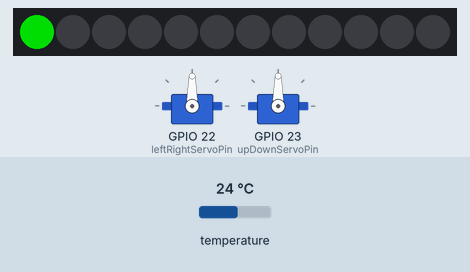
Simulated run of this sketch. Board: ESP32. Shown: 12 RGB LEDs in strip order, left to right, 2 × servo. Inputs (shaded band) come from the test bench; at power-on: temperature 24 °C. Dim RGB values are drawn brighter than linear; what the sketch prints to the serial monitor is not drawn.

Above: at 2.2 s.
2.3 s: temperature set to 34.3 °C
At 3.0 s:
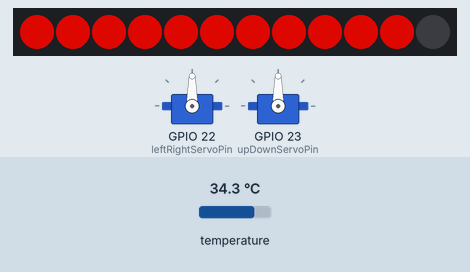
3.8 s: temperature set to 35.7 °C
At 4.8 s:
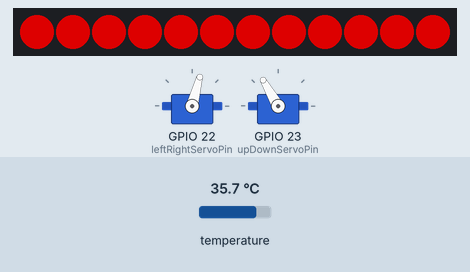
5.5 s: temperature set to 28 °C
At 6.6 s:
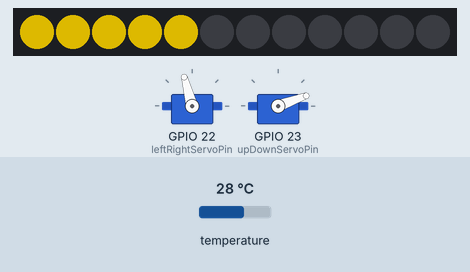
7.0 s: temperature set to 33 °C
At 7.8 s:
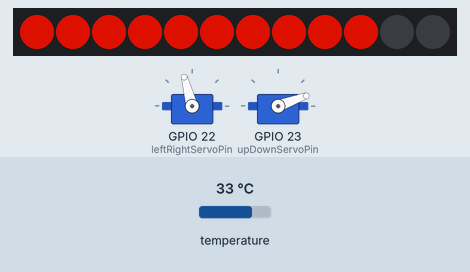
8.5 s: temperature set to 41 °C
At 8.58 s:
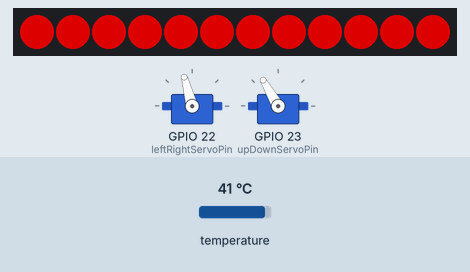
Timing chart, 0 to 11.5 s (numbered marks = the images above; inputs shaded):
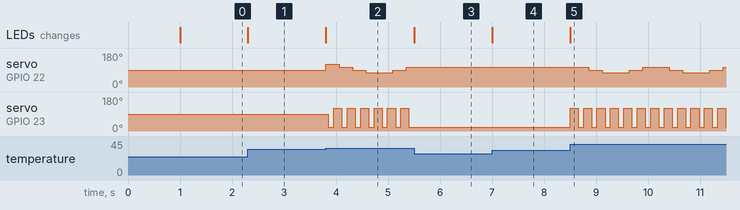

The sketch:

windmillUpdate.ino
```cpp
/* Surprising Input-Output Relationships
  This Arduino project uses a heat sensor to control an LED strip and servos.
  As the temperature increases, the LEDs change color on a scale of green to red depending on the current temperature.
  When a threshold is reached, a fan activates, and two servos move to cool/extinguish the heat source until the DHT detects a reduce in temperature.

  sensors:
  1. left right servo motor - pin 22
  2. up down servo motor - pin 23
  3. DHT heat sensor - pin 16
  4. LED strip - pin 21

  Video link: https://www.youtube.com/watch?v=Y29MlKcLL6I

  Created by:
  1. Nimrod Boazi - 208082735
  2. Noam Shildekraut - 315031864
*/
#include <Adafruit_Sensor.h>
#include <DHT.h>
#include <DHT_U.h>
#include <Adafruit_NeoPixel.h>
#include <ESP32Servo.h>

#define LED_PIN 21
#define LED_COUNT 12
#define DHTPIN 16
#define DHTTYPE DHT22
#define T0 4

Servo leftRightServo;
Servo upDownServo;
const int leftRightServoPin = 22;
const int upDownServoPin = 23;
static int leftRightPos = 120;
unsigned static long previousMillis = 0;
unsigned static long currentMillis;
static int whatTurn = 0;
const int shortInterval = 50;
const int longInterval = 100;

const int tempratureThreshHold = 11;
int roomTemp;
int ledCount;
int currentTemp;

//DHT decleration
sensors_event_t event;
Adafruit_NeoPixel strip(LED_COUNT, LED_PIN, NEO_GRB + NEO_KHZ800);
DHT_Unified dht(DHTPIN, DHTTYPE);
uint32_t delayMS;

//LED color array
const uint32_t colorArray[] = {
    strip.Color(0, 255, 0),
    strip.Color(85, 255, 0),
    strip.Color(170, 255, 0),
    strip.Color(255, 255, 0),
    strip.Color(255, 215, 0),
    strip.Color(255, 170, 0),
    strip.Color(255, 130, 0),
    strip.Color(255, 85, 0),
    strip.Color(255, 45, 0),
    strip.Color(255, 20, 0),
    strip.Color(255, 10, 0),
    strip.Color(255, 0, 0)
};

// Function declarations
void initTemperatureSensor();
void initLEDs();
void initServos();
void activateFan();
int updateLedCount(int roomTemp, int currentTemp);
void updateLED(int ledCount);

void setup() {
  Serial.begin(115200);
  delay(1000);

  initTemperatureSensor();
  initLEDs();
  initServos();
}

void loop() {
  sensors_event_t event;
  dht.temperature().getEvent(&event);

  if (isnan(event.temperature)) {
    Serial.println(F("Error reading temperature!"));
  } else {
    currentTemp = event.temperature; // Updated current temperature
    Serial.print(F("Temperature: "));
    Serial.print(event.temperature);
    ledCount = updateLedCount(roomTemp, currentTemp);
    updateLED(ledCount);
  }

  if (ledCount >= tempratureThreshHold) {
    activateFan();
  }
}

// Initialize the temperature sensor
void initTemperatureSensor() {
  dht.begin();
  sensor_t sensor;
  dht.temperature().getSensor(&sensor);
  dht.temperature().getEvent(&event);

  if (isnan(event.temperature)) {
    Serial.println(F("Error reading temperature!"));
  } else {
    roomTemp = event.temperature; // Store initial room temperature
  }
}

// Initialize the LEDs
void initLEDs() {
  strip.begin();
  strip.show();
  strip.setBrightness(150); // Set LED brightness
}

// Initialize the servos
void initServos() {
  leftRightServo.setPeriodHertz(50);
  leftRightServo.attach(leftRightServoPin, 500, 2500);  // Attach left-right servo
  upDownServo.setPeriodHertz(50);
  upDownServo.attach(upDownServoPin, 500, 2500);    // Attach up-down servo

  leftRightServo.write(90);  // Center left-right servo
  upDownServo.write(90);     // Center up-down servo
}

// Activate fan and move servos to simulate extinguishing a fire
void activateFan() {
  int upPos = 120;
  int downPos = 20;
  currentMillis = millis();

  switch (whatTurn) {
    case 0:
      if(currentMillis - previousMillis > longInterval) {
        leftRightServo.write(leftRightPos);
        leftRightPos += 15;
        whatTurn++;
        previousMillis = millis();
      }
      break;
    case 1:
      if(currentMillis - previousMillis > shortInterval) {
        upDownServo.write(downPos);
        whatTurn++;
        previousMillis = millis();
      }
      break;
    case 2:
      if(currentMillis - previousMillis > longInterval) {
        upDownServo.write(upPos);
        if(leftRightPos > 105) {
          leftRightPos = 105;
          whatTurn++;
        } else {
          whatTurn = 0;
        }
        previousMillis = millis();
      }
      break;
    case 3:
      if(currentMillis - previousMillis > longInterval) {
        leftRightServo.write(leftRightPos);
        leftRightPos -= 15;
        whatTurn++;
        previousMillis = millis();
      }
      break;
    case 4:
      if(currentMillis - previousMillis > shortInterval) {
        upDownServo.write(downPos);
        whatTurn++;
        previousMillis = millis();
      }
      break;
    case 5:
      if(currentMillis - previousMillis > longInterval) {
        upDownServo.write(upPos);
        if(leftRightPos < 75) {
          leftRightPos = 75;
          whatTurn = 0;
        } else {
          whatTurn = 3;
        }
        previousMillis = millis();
      }
      break;
  }
}

// Update the number of LEDs lit based on temperature difference
int updateLedCount(int roomTemp, int currentTemp) {
  if (currentTemp - roomTemp > 11) {
    ledCount = 11;
  } else if (currentTemp - roomTemp < 0) {
    ledCount = 0;
  } else {
    ledCount = currentTemp - roomTemp;
  }

  return ledCount;
}

// Update LED colors based on temperature
void updateLED(int ledCount) {
  for (int i = 0; i <= ledCount; i++) {
    strip.setPixelColor(i, colorArray[ledCount]);
  }
  for (int i = 11; i > ledCount; i--) {
    uint32_t color = strip.Color(0, 0, 0); // Default color is red
    strip.setPixelColor(i, color);
  }
  strip.show();
}
```

Measured:
- the behaviour switches between 34.9 and 35 °C on temperature (found by bisection; images 1 and 2)
- after the input at 2.3 s, the LEDs: change at once (image 1)
- after the input at 3.8 s, servo on GPIO 22 (leftRightServoPin): 90° → 120° at once, → 105° 0.26 s later, → 90° 0.26 s later, → 75° 0.26 s later, … (6 changes in this stretch); servo on GPIO 23 (upDownServoPin): alternates 120° for 0.16 s and 20° for 0.10 s, starting after 0.05 s; the LEDs: change at once (image 2)
- after the input at 5.5 s, servo on GPIO 22 (leftRightServoPin): stays 105° (without the input it goes to 90° after 0.37 s); servo on GPIO 23 (upDownServoPin): stops changing and stays 20°; the LEDs: change at once (image 3)
- after the input at 7.0 s, the LEDs: change at once (image 4)
- after the input at 8.5 s, servo on GPIO 22 (leftRightServoPin): 105° → 90° after 0.36 s, → 75° 0.26 s later, → 90° 0.52 s later, → 105° 0.26 s later, … (8 changes in this stretch); servo on GPIO 23 (upDownServoPin): alternates 120° for 0.16 s and 20° for 0.10 s, starting at once; the LEDs: change at once (image 5)
